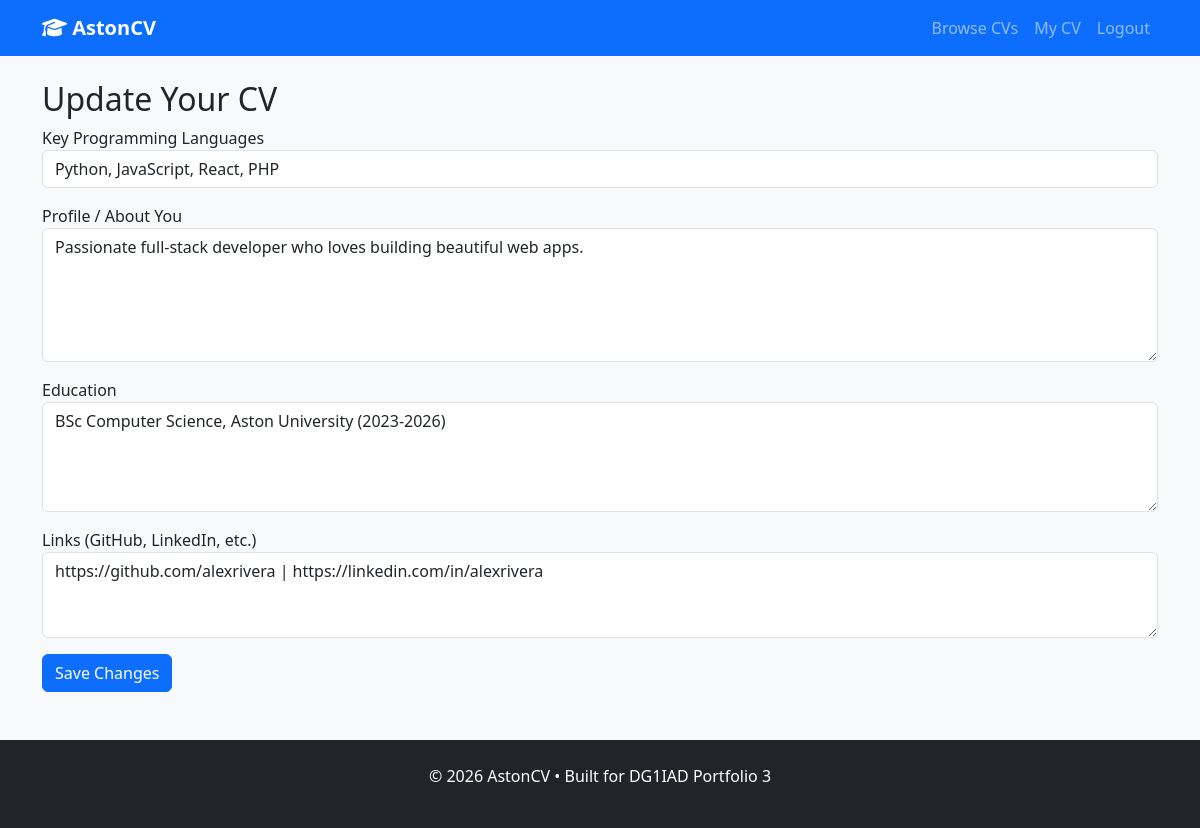
The app's page /update.php (signed in) with its own data.
### tables this page shows
CREATE TABLE IF NOT EXISTS `cvs` (
  `id` bigint(20) UNSIGNED NOT NULL AUTO_INCREMENT,
  `name` varchar(100) NOT NULL,
  `email` varchar(100) NOT NULL UNIQUE,
  `password` varchar(255) NOT NULL,
  `keyprogramming` varchar(255) DEFAULT NULL,
  `profile` varchar(500) DEFAULT NULL,
  `education` varchar(500) DEFAULT NULL,
  `URLlinks` varchar(500) DEFAULT NULL,
  PRIMARY KEY (`id`)
);

### update.php (the view, shortened to what this page needs)
<?php
require_once 'includes/header.php';
$user_id = $_SESSION['user_id'];
$stmt = $pdo->prepare("SELECT * FROM cvs WHERE id = ?");
$stmt->execute([$user_id]);
$user = $stmt->fetch();
?>
<h2>Update Your CV</h2>
<form method="POST">
    <div class="mb-3">
        <label>Key Programming Languages</label>
        <input type="text" name="keyprogramming" class="form-control" value="<?= htmlspecialchars($user['keyprogramming'] ?? '') ?>">
    </div>
    <div class="mb-3">
        <label>Profile / About You</label>
        <textarea name="profile" class="form-control" rows="5"><?= htmlspecialchars($user['profile'] ?? '') ?></textarea>
    </div>
    <div class="mb-3">
        <label>Education</label>
        <textarea name="education" class="form-control" rows="4"><?= htmlspecialchars($user['education'] ?? '') ?></textarea>
    </div>
    <div class="mb-3">
        <label>Links (GitHub, LinkedIn, etc.)</label>
        <textarea name="url_links" class="form-control" rows="3"><?= htmlspecialchars($user['URLlinks'] ?? '') ?></textarea>
    </div>
    <button type="submit" class="btn btn-primary">Save Changes</button>
</form>
<?php require_once 'includes/footer.php'; ?>

### includes/header.php (style rules this page uses)
body { background-color: #f8f9fa; }

### records on screen
cvs: keyprogramming "Python, JavaScript, React, PHP", profile "Passionate full-stack developer who loves building beautiful web apps.", education "BSc Computer Science, Aston University (2023-2026)", url_links "https://github.com/alexrivera | https://linkedin.com/in/alexrivera"
